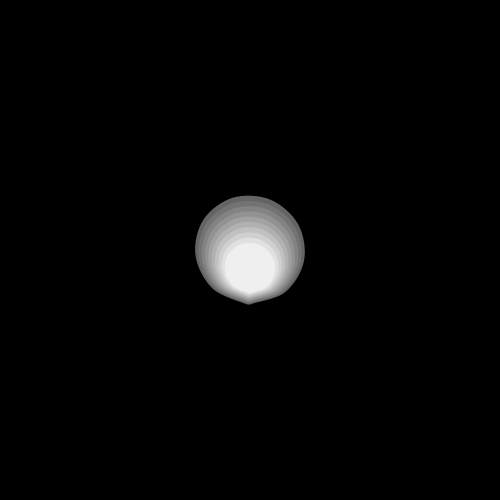
Frame 1 (no input)
Frame 60 (the mouse pressed at the canvas centre just before this capture): identical to frame 1, image omitted
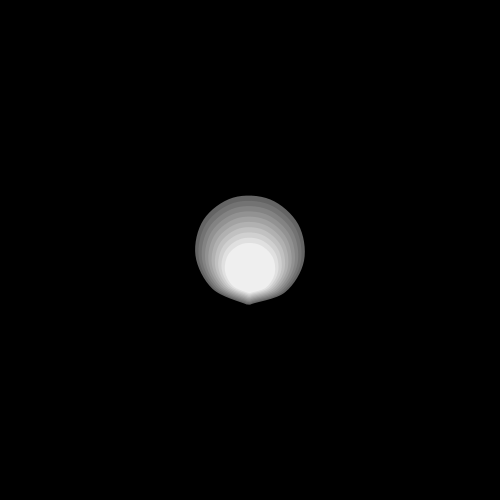
Frame 120 (the mouse held since frame 60 and released just before this capture)

The Processing sketch that drew these frames (run headless with seeded random() and noise(); from frame 60 on, the mouse is pressed at the canvas centre):

// Processing sketch: MusselShells
// ── MusselShells.pde
float rad = 100;

void setup() {

  size(500, 500);
}

void draw() {
  
  background(0);
  translate(width/2, height/2);
  noStroke();
  
  musselShell(mouseX, 50);
}

void musselShell(int seed, float r) {
  pushMatrix();
  randomSeed(seed);
 float distort = random(0.8,1.2);
  for(int i = 0; i < 10; i++) {
    fill(map(i, 0, 10, 100, 255));
    shell(r, 1.1, distort);
    r -= 3;
    translate(0,2);
  } 
  
  popMatrix();
}



void shell(float r, float vs, float hs) {
  
  beginShape();
  PVector p = null;
  for (int i = 0; i < 10; i++) {
    float th = map(i, 0, 10, 0, TAU);
    p = new PVector(sin(th * vs) * r * vs, cos(th * hs) * r * hs);
    //ellipse(p.x, p.y, 5, 5);;
    if (i == 0) curveVertex(p.x * vs, p.y * hs);
    curveVertex(p.x, p.y);
  }
  curveVertex(p.x, p.y);
  curveVertex(p.x, p.y);

  endShape();
  
}
